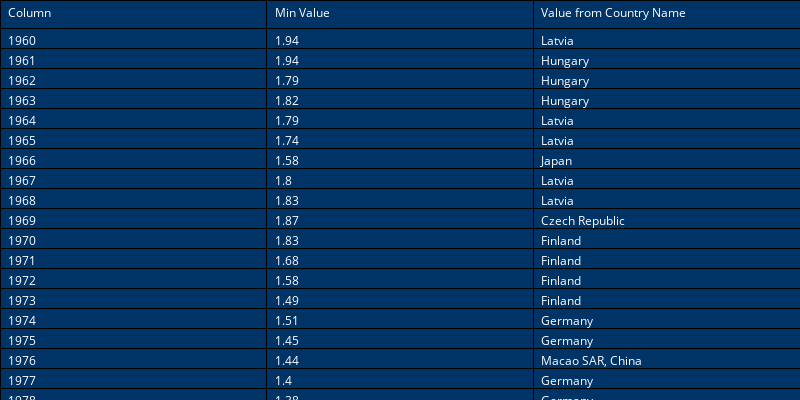

The cell this chart's notebook holds for it:
### Markdown cell above
**2. Which country has the lowest fertility rate for each year? Explain the findings.**

### Code cell
# Function to get max value and corresponding value from the first column for each column, excluding the first column
def min_value_and_specific_row_value(df, specific_column):
    results = []
    for col in df.columns[1:]:  # Skip the first column as this is the country name and has no minimum value
        min_value = df[col].min()
        min_row = df[df[col] == min_value].iloc[0]
        specific_value = min_row[specific_column]
        results.append((col, min_value, specific_value))
    return results

# Specify the first column
first_column = df.columns[0]

# Get the maximum values and corresponding values from the first column, excluding the first column itself
min_values = min_value_and_specific_row_value(df, first_column)

# Create a new DataFrame to hold the results
results_df = pd.DataFrame(min_values, columns=['Column', 'Min Value', f'Value from {first_column}'])

# Create a Plotly table
fig = go.Figure(data=[go.Table(
    header=dict(
        values=['Column', 'Min Value', f'Value from {first_column}'],
        fill_color='#003366',
        font=dict(color='white'),
        align='left',
        line_color='black'
    ),
    cells=dict(
        values=[results_df['Column'], results_df['Min Value'], results_df[f'Value from {first_column}']],
        fill_color='#003366',
        font=dict(color='white'),
        align='left',
        line_color='black'
    )
)])

# Update layout to make the table vertically scrollable
fig.update_layout(
    width=800,
    height=400,
    margin=dict(l=0, r=0, b=0, t=0),
    autosize=True
)

# Show the figure
fig.show()

### Figure 1 — Plotly figure (JSON) as saved in the notebook; plotly's stock layout.template omitted (floating-point values rounded to 4 significant figures; data arrays with more than 128 entries replaced by an {"elided": "..."} marker saying what was removed)
{"data": [{"cells": {"align": "left", "fill": {"color": "#003366"}, "font": {"color": "white"}, "line": {"color": "black"}, "values": {"elided": "3x54 mixed values"}}, "header": {"align": "left", "fill": {"color": "#003366"}, "font": {"color": "white"}, "line": {"color": "black"}, "values": ["Column", "Min Value", "Value from Country Name"]}, "type": "table"}], "layout": {"autosize": true, "height": 400, "margin": {"b": 0, "l": 0, "r": 0, "t": 0}, "width": 800}}
